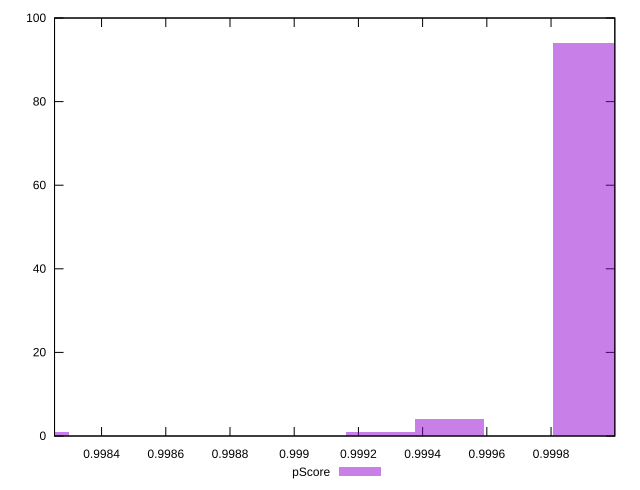

This chart was generated by the following gnuplot code:
reset

$pScore <<EOF
0.9999144196691956 94
0.9992686191828646 1
0.9994838860116416 4
0.9981922850389795 1
EOF

set key outside below
set boxwidth 0.00021526682877700659
set xrange [0.9982534690687652:0.9999986911051437]
set yrange [0:100]
set trange [0:100]
set style fill transparent solid 0.5 noborder
set terminal svg size 640, 490 enhanced background rgb 'white'
set output "report_00019_2021-02-10T18-14-37.922Z//bootup-time/samples/pages+cached+noadtech+nomedia+nocss/pScore/histogram.svg"

plot $pScore title "pScore" with boxes

reset
